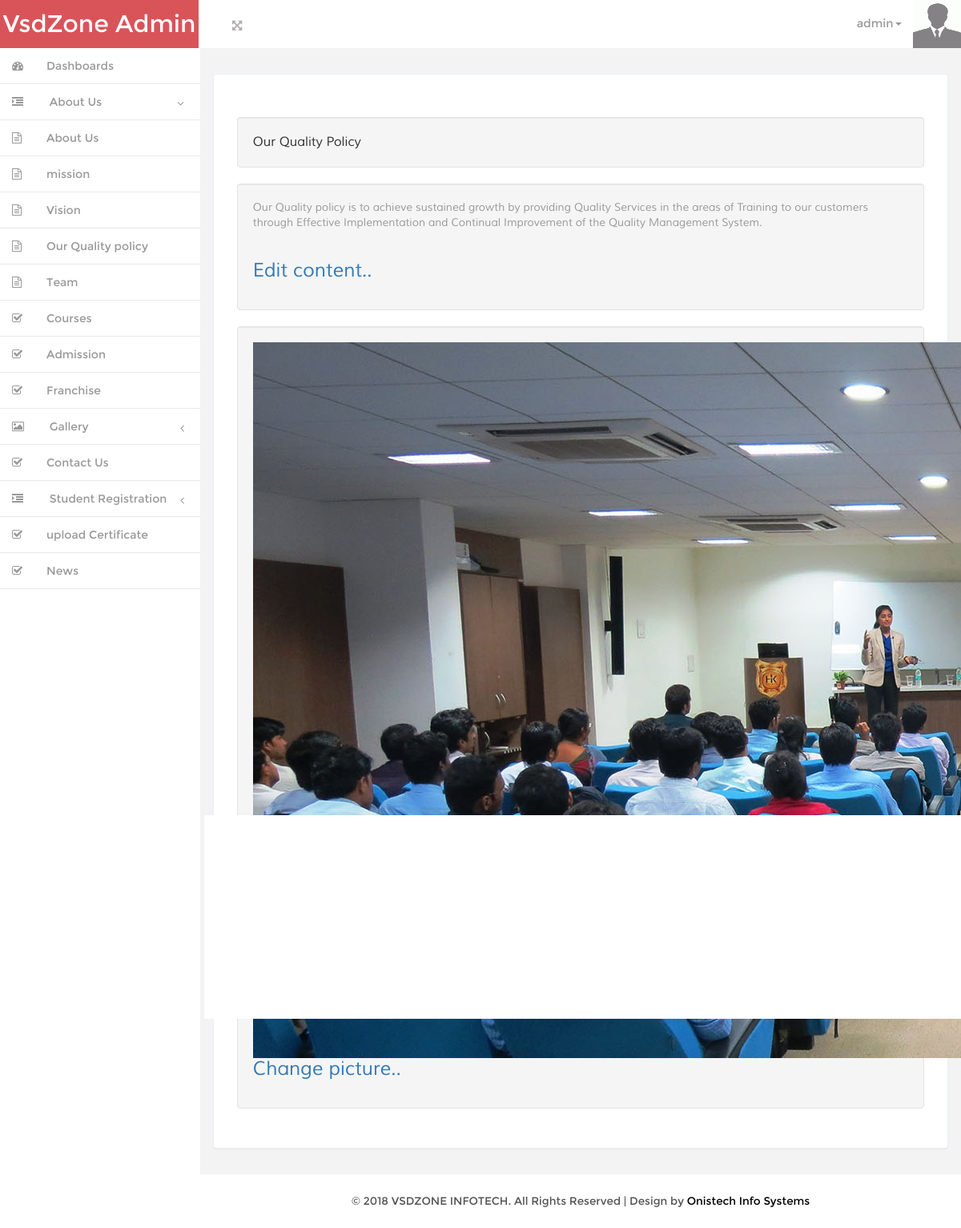
Screenshot of /theme/wpanel/policy.php (signed in) with the database file from the repository.
### tables this page shows
CREATE TABLE `view` (
  `view_id` int(11) NOT NULL,
  `menu_id` int(11) NOT NULL,
  `view_name` varchar(100) NOT NULL,
  `view_image` text NOT NULL,
  `view_description` text NOT NULL,
  `time` datetime NOT NULL
);

### theme/wpanel/policy.php (the view, shortened to what this page needs)
<?php
if(isset($_SESSION["email"])!=''){
include 'layout.php';
head();
sidebar();
$q="SELECT * FROM `view` WHERE `view_id`='4'";
$run=mysql_query($q);
while($row=mysql_fetch_assoc($run)){
	$id=$row['view_id'];
	$view_name=$row['view_name'];
	$view_description=$row['view_description'];
	$view_image=$row['view_image'];
?>
<div class="grid_3 grid_5">
     <div class="but_list">
       <div class="well">
        <?php echo "$view_name"; ?>
       </div>
       <div class="well">
       <?php echo "$view_description"; ?>
       </br><h3><a href="edit_about.php?id=<?php echo $id;?>"  >Edit content..</a></h3>
       </div>
       <div class="well">
       <img src="viewpic\<?php echo "$view_image"; ?>" />
       </br><h3><a href="edit_picture.php?id=<?php echo $id;?>"  >Change picture..</a></h3>
       </div>
  </div>
</div>
<?php
footer();
}
}else {
	header('location:signin.php');
}
?>

### theme/wpanel/layout.php (shortened to what this page needs)
<?php
function head(){
?><!DOCTYPE HTML>
<html>
<head>
<link href="css/bootstrap.min.css" rel='stylesheet' type='text/css' />
<link href="css/style.css" rel='stylesheet' type='text/css' />
<link href="css/font-awesome.css" rel="stylesheet">
<link href="css/custom.css" rel="stylesheet">
</head>
<body >
<div id="wrapper">
        <nav class="navbar-default navbar-static-top" role="navigation">
             <div class="navbar-header">
               <h1> <a class="navbar-brand" href="index.php">VsdZone Admin</a></h1>
			   </div>
			 <div class=" border-bottom">
        	<div class="full-left">
        	  <section class="full-top">
				<button id="toggle"><i class="fa fa-arrows-alt"></i></button>
			</section>
            <div class="clearfix"> </div>
           </div>
		    <div class="drop-men" >
		        <ul class=" nav_1">
					<li class="dropdown">
		              <a href="#" class="dropdown-toggle dropdown-at" data-toggle="dropdown"><span class=" name-caret"><?php echo $_SESSION["email"];?><i class="caret"></i></span><img src="images/wo.jpg" width="60" height="60"></a>
		            </li>
		        </ul>
		     </div>
<?php
}
function sidebar(){
?>
<div class="clearfix">
     </div>
		    <div class="navbar-default sidebar" role="navigation">
                <div class="sidebar-nav navbar-collapse">
                <ul class="nav" id="side-menu">
                    <li>
                        <a href="index.php" class=" hvr-bounce-to-right"><i class="fa fa-dashboard nav_icon "></i><span class="nav-label">Dashboards</span> </a>
                    </li>
                        <li>
                        <a href="#" class=" hvr-bounce-to-right"><i class="fa fa-indent nav_icon"></i> <span class="nav-label">About Us</span><span class="fa arrow"></span></a>
                        <ul class="nav nav-second-level">
                            <li><a href="aboutus.php" class="hvr-bounce-to-right"><i class="fa fa-file-text-o nav_icon"></i>About Us</a></li>
                            <li><a href="mission.php" class=" hvr-bounce-to-right"><i class="fa fa-file-text-o nav_icon"></i>mission</a></li>
                            <li><a href="vision.php" class="hvr-bounce-to-right"><i class="fa fa-file-text-o nav_icon"></i>Vision</a></li>
                            <li><a href="policy.php" class=" hvr-bounce-to-right"><i class="fa fa-file-text-o nav_icon"></i>Our Quality policy</a></li>
                            <li><a href="team.php" class="hvr-bounce-to-right"><i class="fa fa-file-text-o nav_icon"></i>Team</a></li>
					   </ul>
                    </li>
                    <ul class="nav nav-second-level">
                            <li><a href="courses.php" class=" hvr-bounce-to-right"><i class="fa fa-check-square-o nav_icon"></i>Courses</a></li>
                        </ul>
                        <ul class="nav nav-second-level">
                            <li><a href="admission_content.php" class=" hvr-bounce-to-right"><i class="fa fa-check-square-o nav_icon"></i>Admission </a></li>
                        </ul>
                        <ul class="nav nav-second-level">
                            <li><a href="franchise.php" class=" hvr-bounce-to-right"><i class="fa fa-check-square-o nav_icon"></i>Franchise</a></li>
                        </ul>
                    <li>
                        <a href="#" class=" hvr-bounce-to-right"><i class="fa fa-picture-o nav_icon"></i> <span class="nav-label">Gallery</span><span class="fa arrow"></span> </a>
                    </li>
                    <ul class="nav nav-second-level">
                            <li><a href="contactus.php" class=" hvr-bounce-to-right"><i class="fa fa-check-square-o nav_icon"></i>Contact Us</a></li>
                        </ul>
                        <li>
                        <a href="#" class=" hvr-bounce-to-right"><i class="fa fa-indent nav_icon"></i> <span class="nav-label">Student Registration</span><span class="fa arrow"></span></a>
                    </li>
                        <ul class="nav nav-second-level">
                            <li><a href="certificate.php" class=" hvr-bounce-to-right"><i class="fa fa-check-square-o nav_icon"></i>upload Certificate</a></li>
                        </ul>
                        <ul class="nav nav-second-level">
                            <li><a href="news.php" class=" hvr-bounce-to-right"><i class="fa fa-check-square-o nav_icon"></i>News</a></li>
                        </ul>
                </ul>
            </div>
			</div>
        </nav>
        <div id="page-wrapper" class="gray-bg dashbard-1">
       <div class="content-main">
 	<div class="blank">
<?php
}
function footer(){
?>
	       </div>
<div class="copy">
            <p> &copy; 2018 VSDZONE INFOTECH. All Rights Reserved | Design by <a href="http:www.onistech.com" target="_blank">Onistech Info Systems</a> </p>	    </div>
		</div>
		</div>
       </div>
</body>
</html>
<?php
}
?>

### theme/wpanel/css/style.css (style rules this page uses)
h4, h5, h6, h1, h2, h3 { margin: 0; }
ul, ol { margin: 0;padding: 0; }
p { margin: 0; }
html, body { font-family:'Montserrat-Regular'; font-size: 100%; background:#F3F3F4; overflow-x: hidden; }
body a { transition:0.5s all; -webkit-transition:0.5s all; -moz-transition:0.5s all; -o-transition:0.5s all; -ms-transition:0.5s all; }
div#wrapper { background-color: #fff; }
.but_list, .tab-content { margin:1.5em 0 0 0; }
.navbar-default.sidebar { background-color: #fff; }
h1 a.navbar-brand { color: #fff !important; font-size: 30px; font-weight: 500; padding: 20px 0px; background: #f1b458; text-align: center; width:248px; height: 60px; }
i.nav_icon { color: #fff; margin-right:6px; }
.sidebar ul li a { color: #999; font-size:14px; }
.hvr-bounce-to-right { display: inline-block; vertical-align: middle; -webkit-transform: translateZ(0); transform: translateZ(0); box-shadow: 0 0 1px rgba(0, 0, 0, 0); -webkit-backface-visibility: hidden; backface-visibility: hidden; -moz-osx-font-smoothing: grayscale; position: relative; -webkit-transition-property: color; transition-property: color; -webkit-transition-duration: 0.5s; transition-duration: 0.5s; }
.hvr-bounce-to-right:before { content: ""; position: absolute; z-index: -1; top: 0; left: 0; right: 80%; bottom: 0; background:#7f8c8d; -webkit-transform: scaleX(0); transform: scaleX(0); -webkit-transform-origin: 0 50%; transform-origin: 0 50%; -webkit-transition-property: transform; transition-property: transform; -webkit-transition-duration: 0.5s; transition-duration: 0.5s; -webkit-transition-timing-function: ease-out; transition-timing-function: ease-out; }
.nav > li > a { color: #999; font-weight:500; padding: 0px 20px 0px 0px; font-size: 0.85em; border-bottom: 1px solid #E9E9E9; }
.nav > li > a i { margin-right: 14px; }
i.nav_icon { color: #999; padding: 15px; width: 44px; height: 44px; }
span.fa.arrow { margin-top: 17px; }
@media (min-width: 768px) { #page-wrapper { position: inherit; margin: 0 0 0 240px; min-height: 1000px; } }
a.dropdown-toggle.dropdown-at { border-bottom: none; }
.content-main { background-color: #F3F3F4; padding-top: 1em; }
.full-top { float:left; }
.border-bottom { background-color: #fff; }
.full-left { float: left; width: 40%; margin-left: 3%; margin-top: 1.3em; }
.full-left button { background: none; border: none; outline: none; color: #B3AEAE; font-size: 0.9em; }
.drop-men { float: right; }
.dropdown-at { padding: 0 !important; position: relative; color: #999; font-size: 0.9em; text-decoration: none ; }
.dropdown-at img { margin: 0 0em 0 1em; }
.dropdown, .dropup { display: inline-block; padding:0; }
.blank { padding: 1em; min-height: 650px; }
.grid_3 { background-color: #fff; padding: 1.8em; margin-bottom: 1em; border: 1px solid #ebeff6; border-radius: 4px; -webkit-border-radius: 4px; -o-border-radius: 4px; -moz-border-radius: 4px; -ms-border-radius: 4px; -webkit-box-shadow: 0 1px 1px rgba(0,0,0,.05); box-shadow: 0 1px 1px rgba(0,0,0,.05); }
.grid_3 p { color: #999; font-size: 0.85em; margin-bottom: 1em; font-family: 'Muli-Regular'; }
.but_list h1,.but_list h2,.but_list h3,.but_list h4,.but_list h5,.but_list h6 { margin-bottom: 0.7em; }
.well { font-family: 'Muli-Regular'; }
.copy { background:#fff; text-align:center; padding:1.5em 0; }
.copy p, .copy-right p { font-size:0.85em; color:#555; }
.copy p a, .copy-right p a { color:#000; }

### theme/wpanel/css/custom.css (style rules this page uses)
#wrapper { width: 100%; }
#page-wrapper { min-height: 568px; }
@media (min-width:768px) { #page-wrapper { position: inherit; margin: 0 0 0 250px; } }
.sidebar .sidebar-nav.navbar-collapse { padding-right: 0; padding-left: 0; }
.sidebar .arrow { float: right; }
.sidebar .fa.arrow:before { content: "\f104"; }
.sidebar .active>a>.fa.arrow:before { content: "\f107"; }
.sidebar .nav-second-level li, .sidebar .nav-third-level li { border-bottom: 0!important; }
@media (min-width:768px) { .sidebar { z-index: 1; position: absolute; width: 250px; } }

### rows the page displays
view: view_name "Our Quality Policy", view_description "Our Quality policy is to achieve sustained growth by providing Quality Services in the areas of Training to our customers through Effective Implementation and Continual Improvement of the Quality Management System.", view_image (picture)

### other values shown
$_SESSION["email"] "admin"
